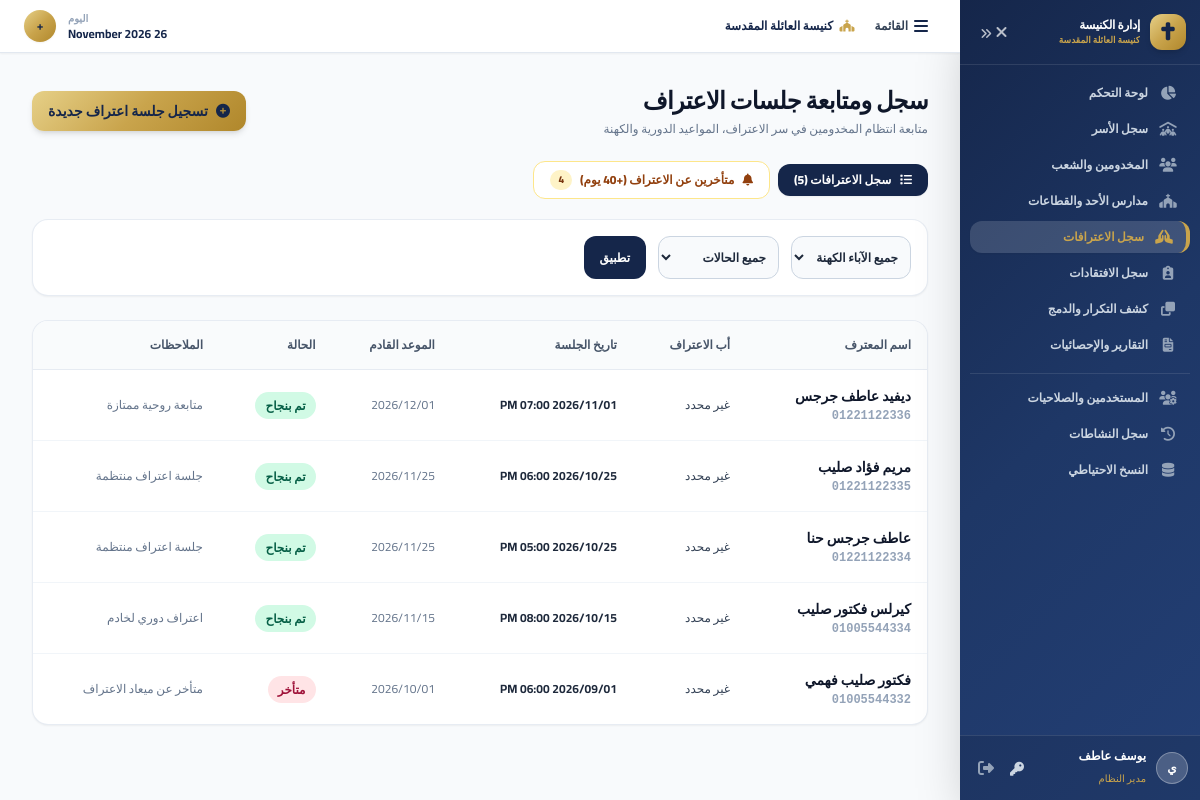
/confessions.php (signed in), run on the app's committed database.
### tables this page shows
CREATE TABLE `confessions` (
  `id` INT AUTO_INCREMENT PRIMARY KEY,
  `person_id` INT NOT NULL,
  `priest_id` INT NULL,
  `confession_date` DATETIME NOT NULL,
  `next_confession_date` DATETIME NULL,
  `status` ENUM('upcoming', 'completed', 'missed', 'cancelled') DEFAULT 'completed',
  `notes` TEXT NULL,
  `created_at` DATETIME DEFAULT CURRENT_TIMESTAMP,
  FOREIGN KEY (`person_id`) REFERENCES `persons`(`id`) ON DELETE CASCADE,
  FOREIGN KEY (`priest_id`) REFERENCES `priests`(`id`) ON DELETE SET NULL
);

CREATE TABLE `persons` (
  `id` INT AUTO_INCREMENT PRIMARY KEY,
  `family_id` INT NULL,
  `first_name` VARCHAR(100) NOT NULL,
  `middle_name` VARCHAR(100) NULL,
  `last_name` VARCHAR(100) NULL,
  `gender` ENUM('male', 'female') NOT NULL,
  `date_of_birth` DATE NULL,
  `is_deceased` TINYINT(1) DEFAULT 0,
  `date_of_death` DATE NULL,
  `phone` VARCHAR(50) NULL,
  `whatsapp` VARCHAR(50) NULL,
  `second_phone` VARCHAR(50) NULL,
  `email` VARCHAR(255) NULL,
  `national_id` VARCHAR(20) NULL UNIQUE,
  `marital_status` ENUM('single', 'married', 'divorced', 'widowed') NULL,
  `care_situation` VARCHAR(100) NULL,
  `education_stage` ENUM('nursery', 'angels', 'primary_1_2', 'primary_3_4', 'primary_5_6', 'preparatory', 'secondary', 'university', 'graduate', 'mens_gathering') NULL,
  `qualification` VARCHAR(255) NULL,
  `school_year` VARCHAR(50) NULL,
  `confession_father` VARCHAR(255) NULL,
  `confession_church` VARCHAR(255) NULL,
  `weekly_leave` VARCHAR(255) NULL,
  `is_deacon` TINYINT(1) DEFAULT 0,
  `is_servant` TINYINT(1) DEFAULT 0,
  `in_prep_center` TINYINT(1) DEFAULT 0,
  `occupation` VARCHAR(255) NULL,
  `address` TEXT NULL,
  `notes` TEXT NULL,
  `is_active` TINYINT(1) DEFAULT 1,
  `is_archived` TINYINT(1) DEFAULT 0,
  `created_at` DATETIME DEFAULT CURRENT_TIMESTAMP,
  `updated_at` DATETIME DEFAULT CURRENT_TIMESTAMP ON UPDATE CURRENT_TIMESTAMP,
  INDEX `idx_person_name` (`first_name`, `last_name`),
  INDEX `idx_person_phone` (`phone`),
  INDEX `idx_person_national_id` (`national_id`),
  FOREIGN KEY (`family_id`) REFERENCES `families`(`id`) ON DELETE SET NULL
);

### includes/functions.php (called while the page is built, shortened)
<?php
function format_date(?string $date_str): string {
    try {
        $d = new DateTime($date_str);
        return $d->format('Y/m/d');
    } catch (Exception $e) {
        return $date_str;
    }
}
function format_datetime(?string $datetime_str): string {
    try {
        $d = new DateTime($datetime_str);
        return $d->format('Y/m/d h:i A');
    } catch (Exception $e) {
        return $datetime_str;
    }
}

### confessions.php (the view, shortened to what this page needs)
<?php
require_once __DIR__ . '/config/db.php';
require_once __DIR__ . '/includes/functions.php';
$tab = $_GET['tab'] ?? 'log';
$overdue_confessions = $pdo->query("
    SELECT p.id, p.first_name, p.middle_name, p.last_name, p.phone, p.confession_father,
           MAX(CASE WHEN c.status = 'completed' THEN c.confession_date END) AS last_confession_date,
           MAX(c.next_confession_date) AS next_date
    FROM persons p
    LEFT JOIN confessions c ON p.id = c.person_id
    WHERE p.is_active = 1 AND p.is_deceased = 0
      AND (p.confession_father LIKE '%سارافيم%' OR p.confession_father LIKE '%جوزيف%' OR c.id IS NOT NULL)
    GROUP BY p.id
    HAVING (last_confession_date IS NULL OR last_confession_date < DATE_SUB(NOW(), INTERVAL 40 DAY) OR (next_date IS NOT NULL AND next_date < CURDATE()))
    ORDER BY last_confession_date ASC, p.first_name ASC
")->fetchAll();
$sql = "
    SELECT c.*, p.first_name, p.middle_name, p.last_name, p.phone, pr.display_name AS priest_name
    FROM confessions c
    JOIN persons p ON c.person_id = p.id
    LEFT JOIN priests pr ON c.priest_id = pr.id
    WHERE 1=1
";
$params = [];
$sql .= " ORDER BY c.confession_date DESC";
$stmt = $pdo->prepare($sql);
$stmt->execute($params);
$confessions = $stmt->fetchAll();
require_once __DIR__ . '/includes/header.php';
require_once __DIR__ . '/includes/sidebar.php';
?>
<div class="flex flex-col sm:flex-row sm:items-center justify-between gap-4 mb-6">
    <div>
        <h1 class="text-2xl font-extrabold text-slate-900 tracking-tight">سجل ومتابعة جلسات الاعتراف</h1>
        <p class="text-xs text-slate-500 mt-1">متابعة انتظام المخدومين في سر الاعتراف، المواعيد الدورية والكهنة</p>
    </div>
    <div>
        <button onclick="openConfessionModal()" class="inline-flex items-center px-4 py-2.5 rounded-xl gold-gradient text-church-navy font-bold text-sm shadow-md hover:brightness-105 transition">
            <i class="fas fa-plus-circle ml-2"></i>
            تسجيل جلسة اعتراف جديدة
        </button>
    </div>
</div>
<div class="flex flex-wrap items-center gap-2 mb-5">
    <a href="confessions.php?tab=log" class="px-4 py-2 rounded-xl text-xs font-extrabold transition <?= $tab !== 'overdue' ? 'bg-church-navy text-white shadow-sm' : 'bg-white text-slate-600 border border-slate-200 hover:bg-slate-50' ?>">
        <i class="fas fa-list ml-1.5"></i> سجل الاعترافات (<?= count($confessions) ?>)
    </a>
    <a href="confessions.php?tab=overdue" class="px-4 py-2 rounded-xl text-xs font-extrabold transition flex items-center gap-2 <?= $tab === 'overdue' ? 'bg-amber-600 text-white shadow-sm' : 'bg-white text-amber-800 border border-amber-200 hover:bg-amber-50' ?>">
        <i class="fas fa-bell"></i>
        <span>متأخرين عن الاعتراف (+40 يوم)</span>
        <span class="px-2 py-0.5 rounded-full text-[10px] <?= $tab === 'overdue' ? 'bg-white text-amber-800' : 'bg-amber-100 text-amber-900' ?>"><?= count($overdue_confessions) ?></span>
    </a>
</div>
<?php if ($tab === 'overdue'): ?>
<div class="bg-white rounded-2xl shadow-sm border border-amber-200/80 overflow-hidden mb-6">
    <div class="p-4 bg-amber-50/70 border-b border-amber-100">
        <p class="text-xs font-bold text-amber-900">
            <i class="fas fa-circle-info ml-1.5 text-amber-600"></i>
            مخدومون مرتبطون بآباء الكنيسة مرّ أكثر من 40 يوماً على آخر اعتراف مسجل لهم (أو فات موعدهم القادم).
        </p>
    </div>
    <div class="overflow-x-auto">
        <table class="w-full text-right border-collapse">
            <thead>
                <tr class="bg-slate-50/80 border-b border-slate-200/80 text-xs font-bold text-slate-600">
                    <th class="p-4">المخدوم</th>
                    <th class="p-4">أب الاعتراف</th>
                    <th class="p-4">آخر اعتراف</th>
                    <th class="p-4 text-center">إجراء سريع</th>
                </tr>
            </thead>
            <tbody class="divide-y divide-slate-100 text-sm">
                <?php if (empty($overdue_confessions)): ?>
                <tr>
                    <td colspan="4" class="p-10 text-center text-emerald-700 font-bold text-xs">
                        <i class="fas fa-check-circle text-2xl mb-2 block text-emerald-500"></i>
                        ممتاز! لا يوجد متأخرون عن الاعتراف حالياً.
                    </td>
                </tr>
                <?php else: ?>
                    <?php foreach ($overdue_confessions as $oc):
                        $oc_name = trim($oc['first_name'] . ' ' . ($oc['middle_name'] ?? '') . ' ' . ($oc['last_name'] ?? ''));
                        $wa = preg_replace('/[^0-9]/', '', (string)$oc['phone']);
                        if (str_starts_with($wa, '01')) $wa = '20' . substr($wa, 1);
                        $father_txt = $oc['confession_father'] ?: 'أب الاعتراف';
                        $wa_msg = urlencode("سلام ونعمة يا " . $oc['first_name'] . "، بنفكرك بميعاد الاعتراف مع " . $father_txt . " في كنيسة العائلة المقدسة، ربنا يبارك حياتك 🙏");
                    ?>
                    <tr class="hover:bg-slate-50/60 transition">
                        <td class="p-4 font-bold text-slate-900">
                            <a href="person-details.php?id=<?= $oc['id'] ?>" class="text-church-blue hover:underline">
                                <?= htmlspecialchars($oc_name) ?>
                            </a>
                        </td>
                        <td class="p-4 text-xs text-slate-700 font-semibold"><?= htmlspecialchars($father_txt) ?></td>
                        <td class="p-4 text-xs">
                            <?php if ($oc['last_confession_date']): ?>
                                <span class="px-2.5 py-1 bg-amber-100 text-amber-900 rounded-full font-bold">منذ <?= floor((time() - strtotime($oc['last_confession_date'])) / 86400) ?> يوم</span>
                            <?php else: ?>
                                <span class="px-2.5 py-1 bg-slate-100 text-slate-700 rounded-full font-bold">لم يُسجل بعد</span>
                            <?php endif; ?>
                        </td>
                        <td class="p-4 text-center">
                            <div class="inline-flex flex-wrap items-center justify-center gap-2">
                                <?php if (!empty($wa)): ?>
                                <a href="https://wa.me/<?= $wa ?>?text=<?= $wa_msg ?>" target="_blank" class="px-3 py-1.5 bg-emerald-50 text-emerald-700 hover:bg-emerald-100 rounded-xl text-xs font-bold inline-flex items-center">
                                    <i class="fab fa-whatsapp ml-1.5 text-sm"></i> تذكير واتساب
                                </a>
                                <?php endif; ?>
                                <a href="confessions.php?person_id=<?= $oc['id'] ?>&action=new" class="px-3 py-1.5 bg-church-navy text-white hover:bg-church-blue rounded-xl text-xs font-bold inline-flex items-center">
                                    <i class="fas fa-plus ml-1"></i> تسجيل اعتراف
                                </a>
                            </div>
                        </td>
                    </tr>
                    <?php endforeach; ?>
                <?php endif; ?>
            </tbody>
        </table>
    </div>
</div>
<?php else: ?>
<div class="bg-white p-4 rounded-2xl shadow-sm border border-slate-200/80 mb-6 flex flex-wrap gap-3 items-center">
    <form method="GET" action="confessions.php" class="flex flex-wrap gap-3 w-full sm:w-auto flex-1">
        <select name="priest_id" class="p-2 bg-slate-50 border border-slate-300 rounded-xl text-xs font-semibold">
            <option value="">جميع الآباء الكهنة</option>
        </select>
        <select name="status" class="p-2 bg-slate-50 border border-slate-300 rounded-xl text-xs font-semibold">
            <option value="">جميع الحالات</option>
        </select>
        <button type="submit" class="px-4 py-2 bg-church-navy text-white rounded-xl text-xs font-bold hover:bg-church-blue">
            تطبيق
        </button>
    </form>
</div>
<div class="bg-white rounded-2xl shadow-sm border border-slate-200/80 overflow-hidden">
    <div class="overflow-x-auto">
        <table class="w-full text-right border-collapse">
            <thead>
                <tr class="bg-slate-50/80 border-b border-slate-200/80 text-xs font-bold text-slate-600 uppercase">
                    <th class="p-4">اسم المعترف</th>
                    <th class="p-4">أب الاعتراف</th>
                    <th class="p-4">تاريخ الجلسة</th>
                    <th class="p-4">الموعد القادم</th>
                    <th class="p-4">الحالة</th>
                    <th class="p-4">الملاحظات</th>
                </tr>
            </thead>
            <tbody class="divide-y divide-slate-100 text-sm">
                <?php if (empty($confessions)): ?>
                <tr>
                    <td colspan="6" class="p-10 text-center text-slate-400">
                        <i class="fas fa-hands-praying text-3xl mb-3 block text-slate-300"></i>
                        لا توجد جلسات اعتراف مسجلة مطابقة للبحث.
                    </td>
                </tr>
                <?php else: ?>
                    <?php foreach ($confessions as $c): ?>
                    <tr class="hover:bg-slate-50/60 transition">
                        <td class="p-4 font-bold text-slate-900">
                            <a href="person-details.php?id=<?= $c['person_id'] ?>" class="hover:text-church-blue">
                                <?= htmlspecialchars($c['first_name'] . ' ' . $c['middle_name'] . ' ' . $c['last_name']) ?>
                            </a>
                            <span class="block text-xs font-mono text-slate-400 mt-0.5" dir="ltr"><?= htmlspecialchars($c['phone'] ?: '') ?></span>
                        </td>
                        <td class="p-4 text-slate-700 font-medium text-xs">
                            <?= htmlspecialchars($c['priest_name'] ?: 'غير محدد') ?>
                        </td>
                        <td class="p-4 font-bold text-slate-800 text-xs">
                            <?= format_datetime($c['confession_date']) ?>
                        </td>
                        <td class="p-4 text-slate-500 text-xs">
                            <?= format_date($c['next_confession_date']) ?>
                        </td>
                        <td class="p-4">
                            <?php if ($c['status'] === 'completed'): ?>
                                <span class="px-2.5 py-0.5 bg-emerald-100 text-emerald-800 rounded-full text-xs font-bold">تم بنجاح</span>
                            <?php elseif ($c['status'] === 'missed'): ?>
                                <span class="px-2.5 py-0.5 bg-rose-100 text-rose-800 rounded-full text-xs font-bold">متأخر</span>
                            <?php else: ?>
                                <span class="px-2.5 py-0.5 bg-blue-100 text-blue-800 rounded-full text-xs font-bold">قادم</span>
                            <?php endif; ?>
                        </td>
                        <td class="p-4 text-xs text-slate-500">
                            <?= htmlspecialchars($c['notes'] ?: '-') ?>
                        </td>
                    </tr>
                    <?php endforeach; ?>
                <?php endif; ?>
            </tbody>
        </table>
    </div>
</div>
<?php endif; ?>
<?php require_once __DIR__ . '/includes/footer.php'; ?>

### includes/header.php (style rules this page uses)
html, body { font-family: 'Cairo', sans-serif; background-color: #f8fafc; overflow-x: hidden; max-width: 100%; }
.gold-gradient { background: linear-gradient(135deg, #e6d088 0%, #c9a44c 50%, #b0872b 100%); }

### data on the page
confessions: person.last_name "ديفيد عاطف جرجس", person.phone "01221122336", priest_name "غير محدد", confession_date "2026/11/01 07:00 PM", next_confession_date "2026/12/01", status "تم بنجاح", notes "متابعة روحية ممتازة"
confessions: person.last_name "مريم فؤاد صليب", person.phone "01221122335", priest_name "غير محدد", confession_date "2026/10/25 06:00 PM", next_confession_date "2026/11/25", status "تم بنجاح", notes "جلسة اعتراف منتظمة"
confessions: person.last_name "عاطف جرجس حنا", person.phone "01221122334", priest_name "غير محدد", confession_date "2026/10/25 05:00 PM", next_confession_date "2026/11/25", status "تم بنجاح", notes "جلسة اعتراف منتظمة"
confessions: person.last_name "كيرلس فكتور صليب", person.phone "01005544334", priest_name "غير محدد", confession_date "2026/10/15 08:00 PM", next_confession_date "2026/11/15", status "تم بنجاح", notes "اعتراف دوري لخادم"
confessions: person.last_name "فكتور صليب فهمي", person.phone "01005544332", priest_name "غير محدد", confession_date "2026/09/01 06:00 PM", next_confession_date "2026/10/01", status "متأخر", notes "متأخر عن ميعاد الاعتراف"

### other printed values
mb_substr($user['full_name'] ?? 'م', 0, 1, 'UTF-8') "ي"
$user['full_name'] "يوسف عاطف"
get_role_name($user['role'] ?? '') "مدير النظام"
count($confessions) "5"
count($overdue_confessions) "4"
